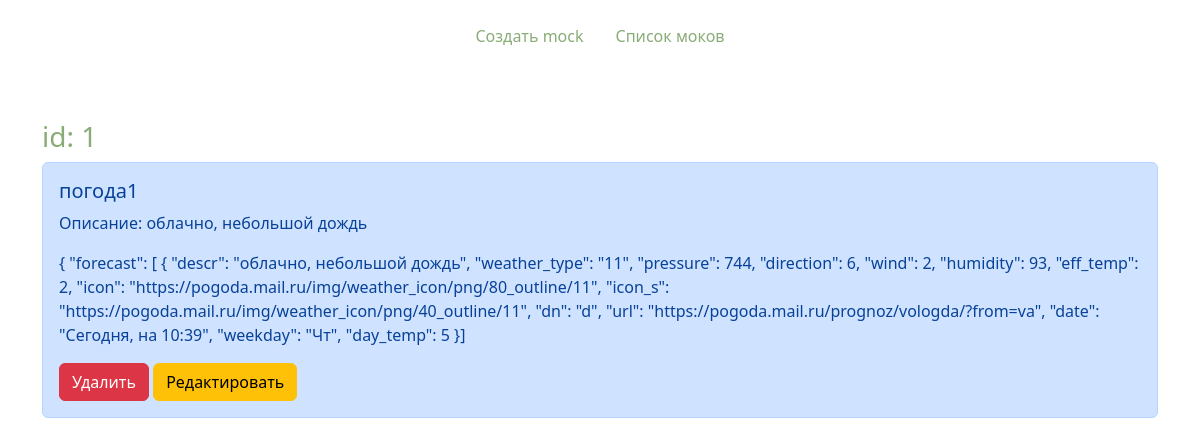
The page /1 on the database its author committed.
### app.py (models this page shows, shortened)
class Mocker(db.Model):
    id = db.Column(
        db.Integer, primary_key=True
    )  # заполняется автоматически т к primary_key
    q = db.Column(db.String(128), index=True, unique=True)
    response = db.Column(db.Text)
    description = db.Column(db.String(140))
    last_modified = db.Column(
        db.DateTime, default=datetime.utcnow()
    )  # заполняется автоматически т к default

### app.py (the view)
@app.route("/<int:id>")
def get_mocks_by_q(id):
    get_mock_by_id = Mocker.query.get(id)
    return render_template("get_mock_by_id.html", get_mock_by_id=get_mock_by_id)

### templates/get_mock_by_id.html (shortened to what this page needs)
{% extends 'base_voice.html' %}
{% block body %}
<div class="container mt-5">
    <h3>id: {{ get_mock_by_id.id }}</h3>
    <div class="alert alert-primary" role="alert">
        <h5>{{ get_mock_by_id.q }}</h5>
        <p>Описание: {{ get_mock_by_id.description }}</p>
        <p>{{ get_mock_by_id.response }}</p>
        <a href="/{{ get_mock_by_id.id }}/del" type="button" class="btn btn-danger">Удалить</a>
        <a href="/{{ get_mock_by_id.id }}/update" type="button" class="btn btn-warning">Редактировать</a>
    </div>
</div>
{% endblock %}

### templates/get_mock_by_id.html (style rules this page uses)
h3 { color: #89AC76; }

### rows shown on the page
Mocker: id "1", q "погода1", description "облачно, небольшой дождь", response "{ \"forecast\": [ { \"descr\": \"облачно, небольшой дождь\", \"weather_type\": \"11\", \"pressure\": 744, \"direction\": 6, \"wind\": 2, \"humidity\": 93, \"eff_temp\": 2, \"icon\": \"https://pogoda.mail.ru/img/weather_icon/png/80_outline/11\", \"icon_s\": \"https://pogoda.mail.ru/img/weather_icon/png/40_outline/11\", \"dn\": \"d\", \"url\": \"https://pogoda.mail.ru/prognoz/vologda/?from=va\", \"date\": \"Сегодня, на 10:39\", \"weekday\": \"Чт\", \"day_temp\": 5 }]"
